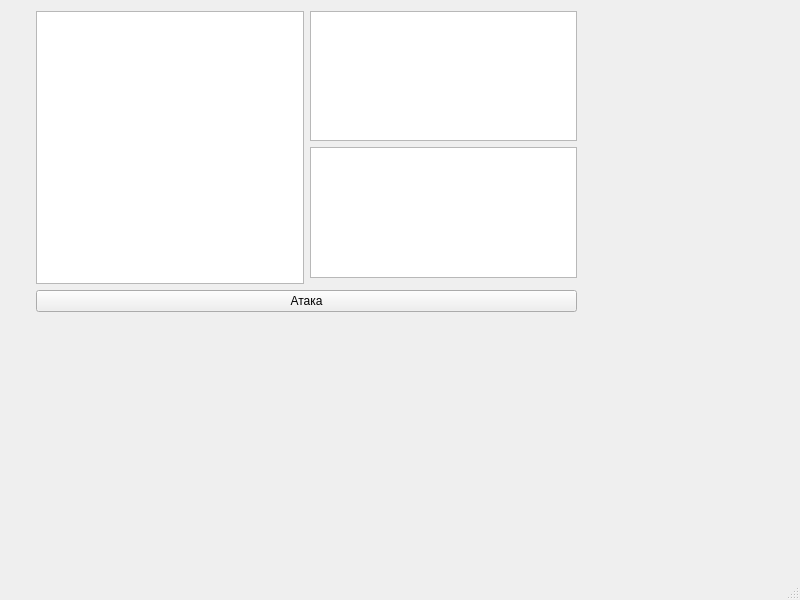
<?xml version="1.0" encoding="UTF-8"?>
<ui version="4.0">
 <class>FaitWindow</class>
 <widget class="QMainWindow" name="FaitWindow">
  <property name="geometry">
   <rect>
    <x>0</x>
    <y>0</y>
    <width>800</width>
    <height>600</height>
   </rect>
  </property>
  <property name="windowTitle">
   <string>MainWindow</string>
  </property>
  <widget class="QWidget" name="centralwidget">
   <widget class="QWidget" name="gridLayoutWidget">
    <property name="geometry">
     <rect>
      <x>36</x>
      <y>11</y>
      <width>541</width>
      <height>301</height>
     </rect>
    </property>
    <layout class="QGridLayout" name="gridLayout">
     <item row="0" column="0" rowspan="3">
      <widget class="QPlainTextEdit" name="BattleTextEdit"/>
     </item>
     <item row="0" column="1">
      <widget class="QTextEdit" name="PlayertextEdit"/>
     </item>
     <item row="3" column="0" colspan="2">
      <widget class="QPushButton" name="btn_ataka">
       <property name="text">
        <string>Атака</string>
       </property>
      </widget>
     </item>
     <item row="1" column="1">
      <widget class="QTextEdit" name="MonstertextEdit"/>
     </item>
    </layout>
   </widget>
  </widget>
  <widget class="QMenuBar" name="menubar">
   <property name="geometry">
    <rect>
     <x>0</x>
     <y>0</y>
     <width>800</width>
     <height>21</height>
    </rect>
   </property>
  </widget>
  <widget class="QStatusBar" name="statusbar"/>
 </widget>
 <resources/>
 <connections/>
</ui>
